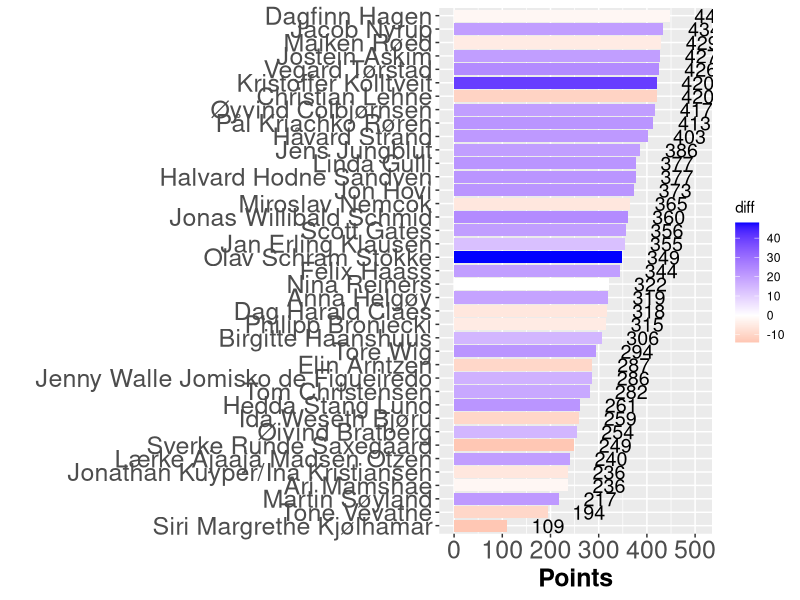

Write R code to recreate this figure.
## ---- chunk 1

library(tidyverse)
library(igraph)
library(readxl)
library(knitr)

knitr::opts_chunk$set(out.width = "100%")

## ---- chunk 2
#| warning: false

invisible(capture.output(Sys.setlocale()))
nettverk <- readr::read_delim("res34.csv", delim=";", col_names = FALSE, locale = locale(encoding = "UTF-8"))
leaderboard <- tibble::as_tibble(nettverk)

leaderboard <- leaderboard %>% arrange_at(ncol(.), desc)

hbar<-leaderboard 
hbar$diff <- hbar$X35-hbar$X33

ggplot(hbar, aes(x=reorder(X1, X35), y=X35, fill = diff )) + 
    geom_bar(stat = 'identity') + 
    scale_y_continuous(limits = c(-5, 510)) +
    coord_flip() + 
    scale_fill_gradient2(low = "red", high="blue") +
    geom_text(aes(label = X35), hjust=-0.75, size = 5 ) + 
    ylab("Points") +
    xlab(" ") +
    theme(axis.text=element_text(size=18), axis.title=element_text(size=18,face="bold"))
## ---- chunk 3

